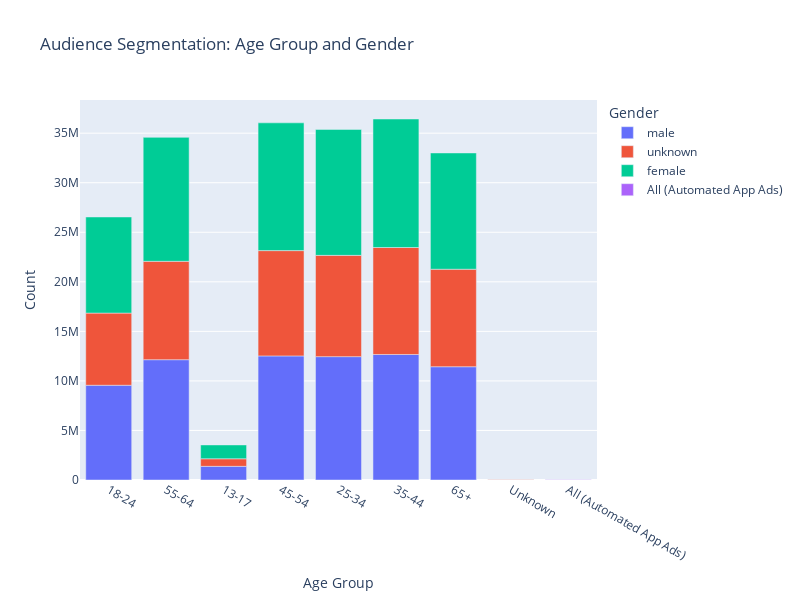

Notebook code for this chart:
### Markdown cell above
Audience Segmentation based on Age-Group and Gender

### Code cell
import plotly.express as px
import pandas as pd
from pyspark.sql.functions import explode, col

# Explode the demographic_distribution array to have each demographic entry in a separate row
df_exploded = df.withColumn("demographic", explode(col("demographic_distribution")))

# Parse demographic data into separate columns (e.g., age and gender)
df_parsed = df_exploded.select(
    col("demographic.age").alias("age"),
    col("demographic.gender").alias("gender"),
    # Add more columns for other demographic factors as needed
)

# Group by demographic factors and aggregate to count ads or impressions
segmented_data = df_parsed.groupBy("age", "gender").count()

# Convert to Pandas DataFrame for visualization
segmented_data_pd = segmented_data.toPandas()

# Plot a bar chart using Plotly Express
fig = px.bar(segmented_data_pd, x='age', y='count', color='gender',
             title='Audience Segmentation: Age Group and Gender',
             labels={'age': 'Age Group', 'count': 'Count', 'gender': 'Gender'})


fig.update_layout(width=800, height=600)


fig.show()

### Figure 1 — Plotly figure (JSON) as saved in the notebook; plotly's stock layout.template omitted (floating-point values rounded to 4 significant figures)
{"data": [{"alignmentgroup": "True", "hovertemplate": "Gender=male<br>Age Group=%{x}<br>Count=%{y}<extra></extra>", "legendgroup": "male", "marker": {"color": "#636efa", "pattern": {"shape": ""}}, "name": "male", "offsetgroup": "male", "orientation": "v", "showlegend": true, "textposition": "auto", "type": "bar", "x": ["18-24", "55-64", "13-17", "45-54", "25-34", "35-44", "65+"], "xaxis": "x", "y": [9561285, 12142419, 1378530, 12523938, 12450645, 12667541, 11431712], "yaxis": "y"}, {"alignmentgroup": "True", "hovertemplate": "Gender=unknown<br>Age Group=%{x}<br>Count=%{y}<extra></extra>", "legendgroup": "unknown", "marker": {"color": "#EF553B", "pattern": {"shape": ""}}, "name": "unknown", "offsetgroup": "unknown", "orientation": "v", "showlegend": true, "textposition": "auto", "type": "bar", "x": ["13-17", "65+", "55-64", "45-54", "35-44", "25-34", "18-24", "Unknown"], "xaxis": "x", "y": [762729, 9838904, 9928130, 10624137, 10795435, 10219033, 7282589, 24192], "yaxis": "y"}, {"alignmentgroup": "True", "hovertemplate": "Gender=female<br>Age Group=%{x}<br>Count=%{y}<extra></extra>", "legendgroup": "female", "marker": {"color": "#00cc96", "pattern": {"shape": ""}}, "name": "female", "offsetgroup": "female", "orientation": "v", "showlegend": true, "textposition": "auto", "type": "bar", "x": ["55-64", "18-24", "25-34", "13-17", "45-54", "65+", "35-44"], "xaxis": "x", "y": [12507126, 9700244, 12709393, 1397652, 12895981, 11735152, 12968131], "yaxis": "y"}, {"alignmentgroup": "True", "hovertemplate": "Gender=All (Automated App Ads)<br>Age Group=%{x}<br>Count=%{y}<extra></extra>", "legendgroup": "All (Automated App Ads)", "marker": {"color": "#ab63fa", "pattern": {"shape": ""}}, "name": "All (Automated App Ads)", "offsetgroup": "All (Automated App Ads)", "orientation": "v", "showlegend": true, "textposition": "auto", "type": "bar", "x": ["All (Automated App Ads)"], "xaxis": "x", "y": [14351], "yaxis": "y"}], "layout": {"barmode": "relative", "height": 600, "legend": {"title": {"text": "Gender"}, "tracegroupgap": 0}, "title": {"text": "Audience Segmentation: Age Group and Gender"}, "width": 800, "xaxis": {"anchor": "y", "autorange": true, "domain": [0, 1], "range": [-0.5, 8.5], "title": {"text": "Age Group"}, "type": "category"}, "yaxis": {"anchor": "x", "autorange": true, "domain": [0, 1], "range": [0, 38350000.0], "title": {"text": "Count"}, "type": "linear"}}}
